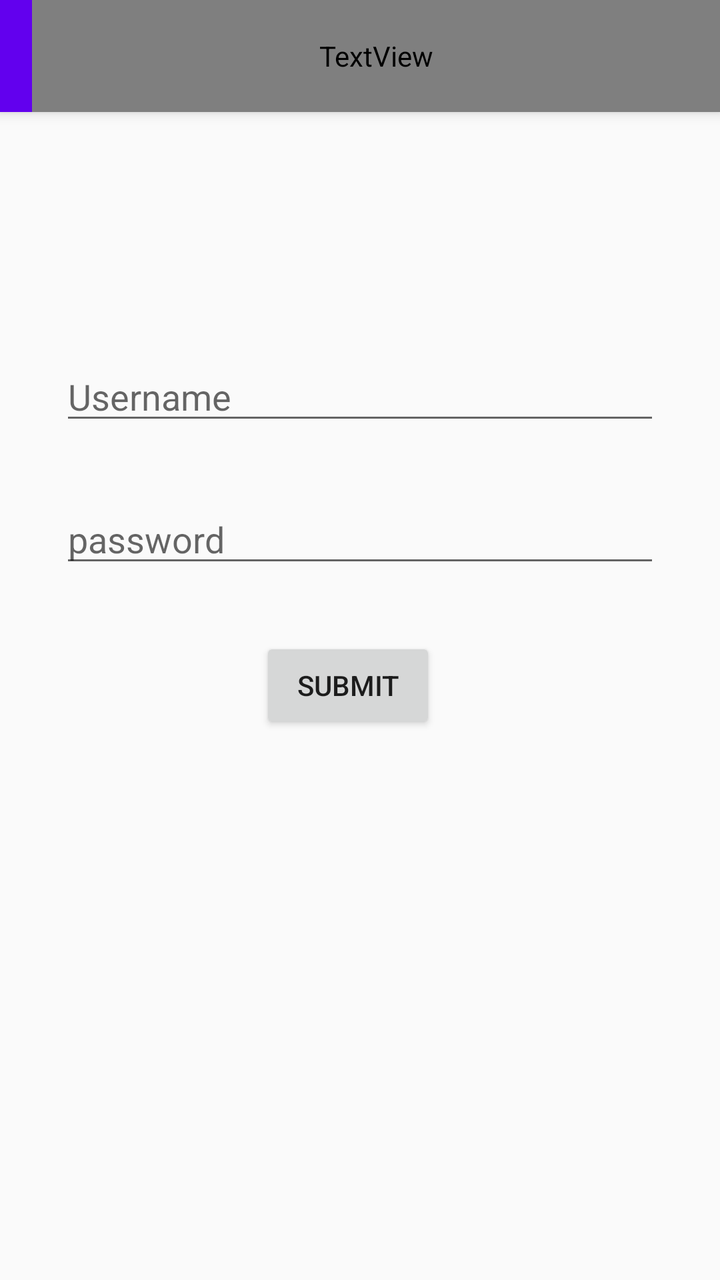
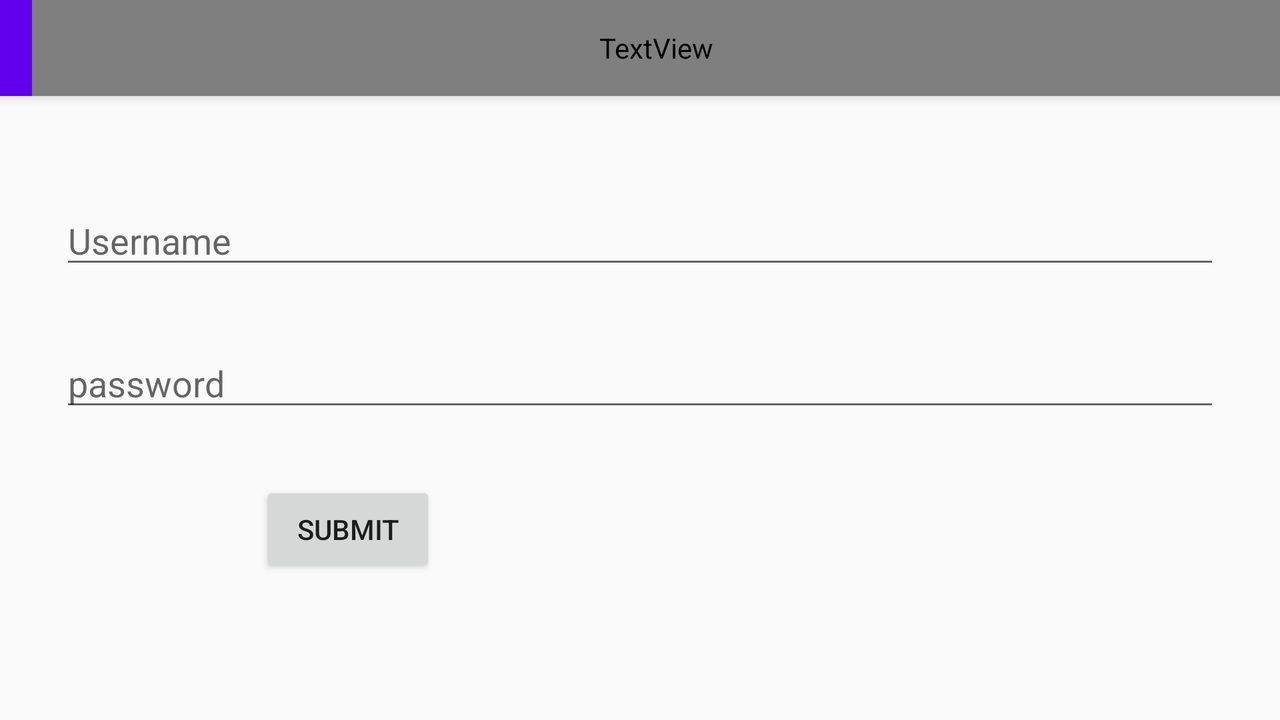

Compare how this app lays out the same screen by default and in its alternative resource folder. The renders come first, then the two layout files and the values they reference.
<!-- AndroidManifest.xml: application theme AppTheme -->
<!-- res/layout/activity_login.xml -->
<?xml version="1.0" encoding="utf-8"?>
<android.support.v4.widget.NestedScrollView xmlns:android="http://schemas.android.com/apk/res/android"
    xmlns:tools="http://schemas.android.com/tools"
    android:layout_width="match_parent"
    android:layout_height="match_parent"
    tools:context="com.aurie.electpot.Login">

    <LinearLayout
        android:layout_width="match_parent"
        android:layout_height="match_parent"
        android:orientation="vertical">


        <include
            android:id="@+id/toolbar"
            layout="@layout/toolbar"
            />


        <EditText
            android:id="@+id/username"
            android:layout_width="match_parent"
            android:layout_height="wrap_content"
            android:layout_below="@id/toolbar"
            android:layout_marginLeft="30dp"
            android:layout_marginRight="30dp"
            android:layout_marginTop="120dp"
            android:hint="Username" />

        <EditText
            android:id="@+id/password"
            android:layout_width="match_parent"
            android:layout_height="wrap_content"
            android:layout_below="@+id/username"
            android:layout_marginLeft="30dp"
            android:layout_marginRight="30dp"
            android:layout_marginTop="30dp"
            android:hint="password" />

        <Button
            android:layout_width="wrap_content"
            android:layout_height="wrap_content"
            android:layout_below="@+id/password"
            android:layout_marginLeft="130dp"
            android:layout_marginTop="30dp"
            android:text="Submit" />

    </LinearLayout>

</android.support.v4.widget.NestedScrollView>
<!-- res/layout/toolbar.xml (included above) -->
<?xml version="1.0" encoding="utf-8"?>
<android.support.v7.widget.Toolbar
    android:id="@+id/my_toolbar"
    android:layout_width="match_parent"
    android:layout_height="?attr/actionBarSize"
    android:background="?attr/colorPrimary"
    android:elevation="4dp"
    android:theme="@style/ThemeOverlay.AppCompat.ActionBar"
    app:popupTheme="@style/ThemeOverlay.AppCompat.Light"
    xmlns:android="http://schemas.android.com/apk/res/android"
    xmlns:app="http://schemas.android.com/apk/res-auto"
    >


    <TextView
        android:layout_width="match_parent"
        android:layout_height="match_parent"
        android:text="LOGIN"
        android:textSize="24sp"
        android:gravity="center"
        android:textColor="@color/colorWhite"
        android:id="@+id/toolbar_text"
        />


</android.support.v7.widget.Toolbar>
<!-- resources referenced by this layout -->
<resources>
  <style name="AppTheme" parent="Theme.AppCompat.Light.NoActionBar">
          
          <item name="colorPrimary">@color/colorPrimary</item>
          <item name="colorPrimaryDark">@color/colorPrimaryDark</item>
          <item name="colorAccent">@color/colorAccent</item>
      </style>
</resources>
<!-- res/layout-land/activity_login.xml (the author's variant of the layout above) -->
<!-- drawn on the phone turned sideways -->
<?xml version="1.0" encoding="utf-8"?>
<RelativeLayout xmlns:android="http://schemas.android.com/apk/res/android"
    xmlns:tools="http://schemas.android.com/tools"
    android:layout_width="match_parent"
    android:layout_height="match_parent"
    tools:context="com.aurie.electpot.Login">

    <include android:id="@+id/toolbar" layout="@layout/toolbar"/>


    <EditText
        android:layout_below="@id/toolbar"
        android:layout_width="match_parent"
        android:layout_height="wrap_content"
        android:hint="Username"
        android:id="@+id/username"
        android:layout_marginTop="50dp"
        android:layout_marginLeft="30dp"
        android:layout_marginRight="30dp"
        />

    <EditText
        android:layout_width="match_parent"
        android:layout_height="wrap_content"
        android:hint="password"
        android:layout_below="@+id/username"
        android:layout_marginTop="30dp"
        android:layout_marginLeft="30dp"
        android:layout_marginRight="30dp"
        android:id="@+id/password"

        />

    <Button
        android:layout_width="wrap_content"
        android:layout_height="wrap_content"
        android:text="Submit"
        android:layout_below="@+id/password"
        android:layout_marginTop="30dp"
        android:layout_marginLeft="130dp"

        />

</RelativeLayout>
